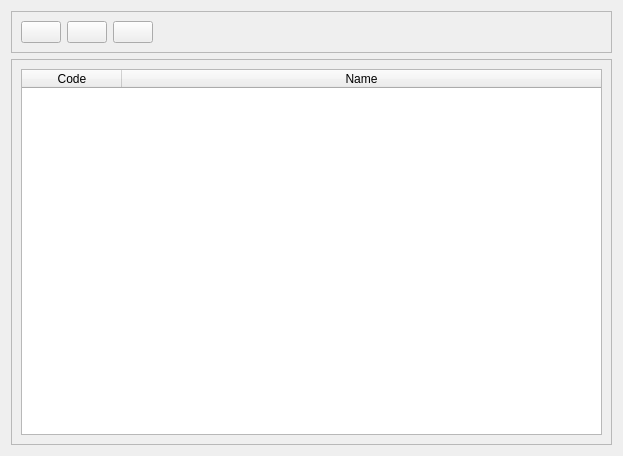
<?xml version="1.0" encoding="UTF-8"?>
<ui version="4.0">
 <class>AccountsListView</class>
 <widget class="QWidget" name="AccountsListView">
  <property name="geometry">
   <rect>
    <x>0</x>
    <y>0</y>
    <width>623</width>
    <height>456</height>
   </rect>
  </property>
  <property name="windowTitle">
   <string>Manage Accounts</string>
  </property>
  <layout class="QVBoxLayout" name="verticalLayout">
   <item>
    <widget class="QFrame" name="frame_2">
     <property name="frameShape">
      <enum>QFrame::StyledPanel</enum>
     </property>
     <property name="frameShadow">
      <enum>QFrame::Raised</enum>
     </property>
     <layout class="QHBoxLayout" name="horizontalLayout">
      <item>
       <widget class="QPushButton" name="addAccountPushButton">
        <property name="toolTip">
         <string>Add new account</string>
        </property>
        <property name="text">
         <string/>
        </property>
        <property name="icon">
         <iconset resource="../../images.qrc">
          <normaloff>:/images/manufacturers/add_manufacturer.png</normaloff>:/images/manufacturers/add_manufacturer.png</iconset>
        </property>
        <property name="iconSize">
         <size>
          <width>40</width>
          <height>40</height>
         </size>
        </property>
       </widget>
      </item>
      <item>
       <widget class="QPushButton" name="editAccountPushButton">
        <property name="toolTip">
         <string>Edit account</string>
        </property>
        <property name="text">
         <string/>
        </property>
        <property name="icon">
         <iconset resource="../../images.qrc">
          <normaloff>:/images/manufacturers/edit_manufacturer.png</normaloff>:/images/manufacturers/edit_manufacturer.png</iconset>
        </property>
        <property name="iconSize">
         <size>
          <width>40</width>
          <height>40</height>
         </size>
        </property>
       </widget>
      </item>
      <item>
       <widget class="QPushButton" name="removeAccountPushButton">
        <property name="toolTip">
         <string>Remove account</string>
        </property>
        <property name="text">
         <string/>
        </property>
        <property name="icon">
         <iconset resource="../../images.qrc">
          <normaloff>:/images/manufacturers/remove_manufacturer.png</normaloff>:/images/manufacturers/remove_manufacturer.png</iconset>
        </property>
        <property name="iconSize">
         <size>
          <width>40</width>
          <height>40</height>
         </size>
        </property>
       </widget>
      </item>
      <item>
       <spacer name="horizontalSpacer">
        <property name="orientation">
         <enum>Qt::Horizontal</enum>
        </property>
        <property name="sizeHint" stdset="0">
         <size>
          <width>306</width>
          <height>20</height>
         </size>
        </property>
       </spacer>
      </item>
     </layout>
    </widget>
   </item>
   <item>
    <widget class="QFrame" name="frame">
     <property name="frameShape">
      <enum>QFrame::StyledPanel</enum>
     </property>
     <property name="frameShadow">
      <enum>QFrame::Raised</enum>
     </property>
     <layout class="QHBoxLayout" name="horizontalLayout_2">
      <item>
       <widget class="QTableWidget" name="accountsTableWidget">
        <property name="editTriggers">
         <set>QAbstractItemView::NoEditTriggers</set>
        </property>
        <property name="selectionMode">
         <enum>QAbstractItemView::SingleSelection</enum>
        </property>
        <property name="selectionBehavior">
         <enum>QAbstractItemView::SelectRows</enum>
        </property>
        <attribute name="horizontalHeaderStretchLastSection">
         <bool>true</bool>
        </attribute>
        <column>
         <property name="text">
          <string>Code</string>
         </property>
        </column>
        <column>
         <property name="text">
          <string>Name</string>
         </property>
        </column>
       </widget>
      </item>
     </layout>
    </widget>
   </item>
  </layout>
 </widget>
 <resources>
  <include location="../../images.qrc"/>
 </resources>
 <connections/>
</ui>
